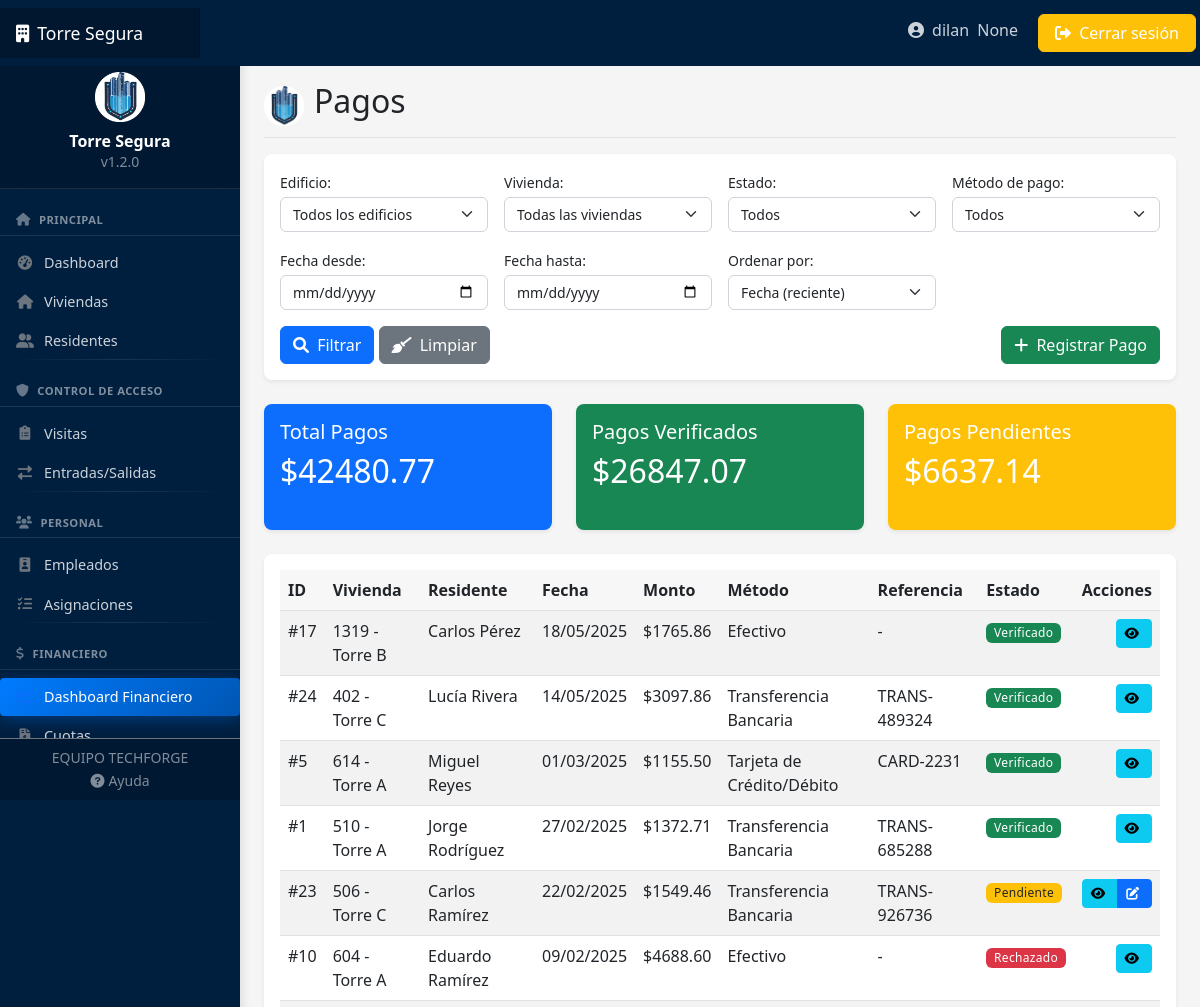
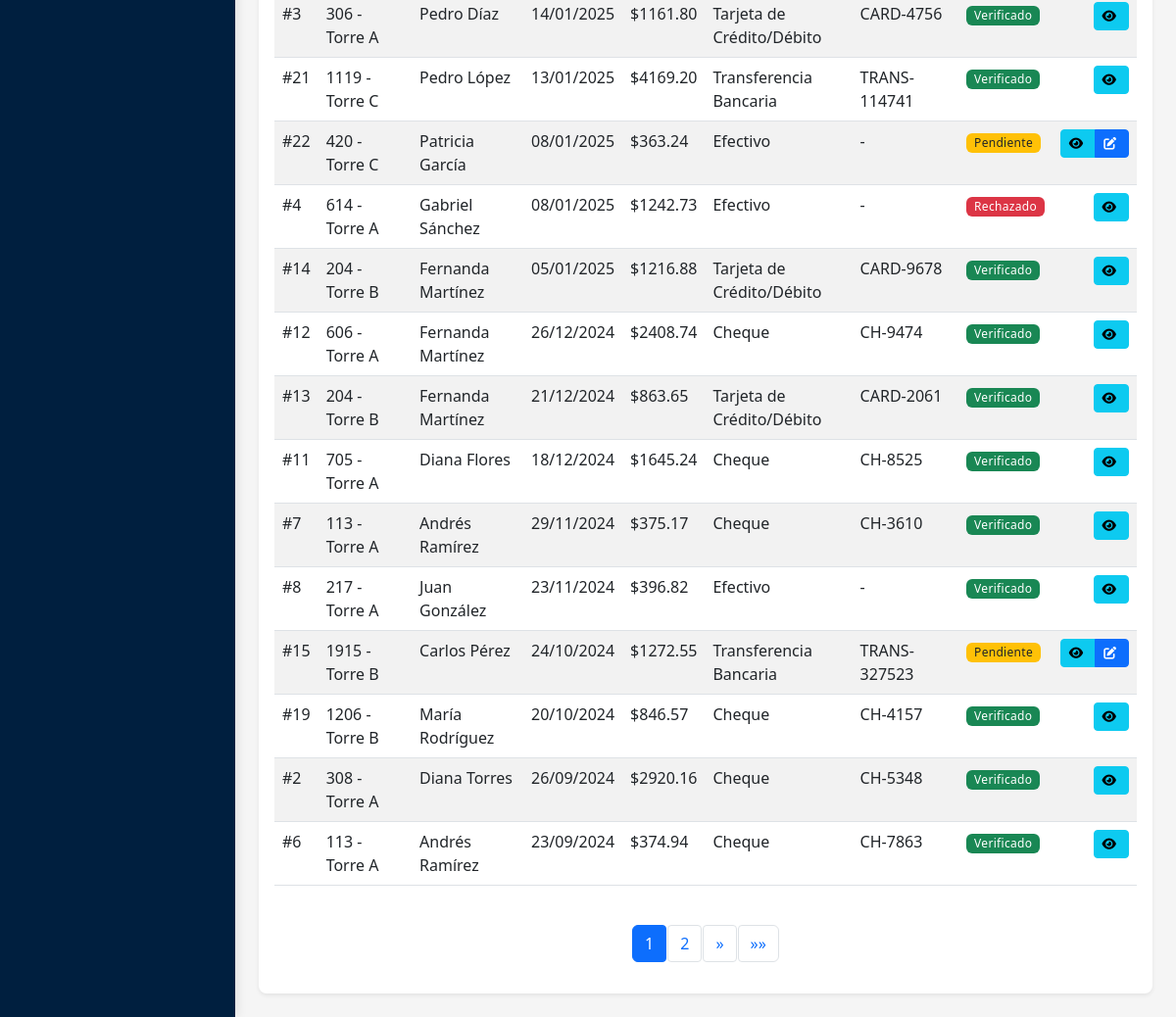
/financiero/pagos/ (signed in), run on an earlier commit of the app's database (2 pictures, top to bottom).
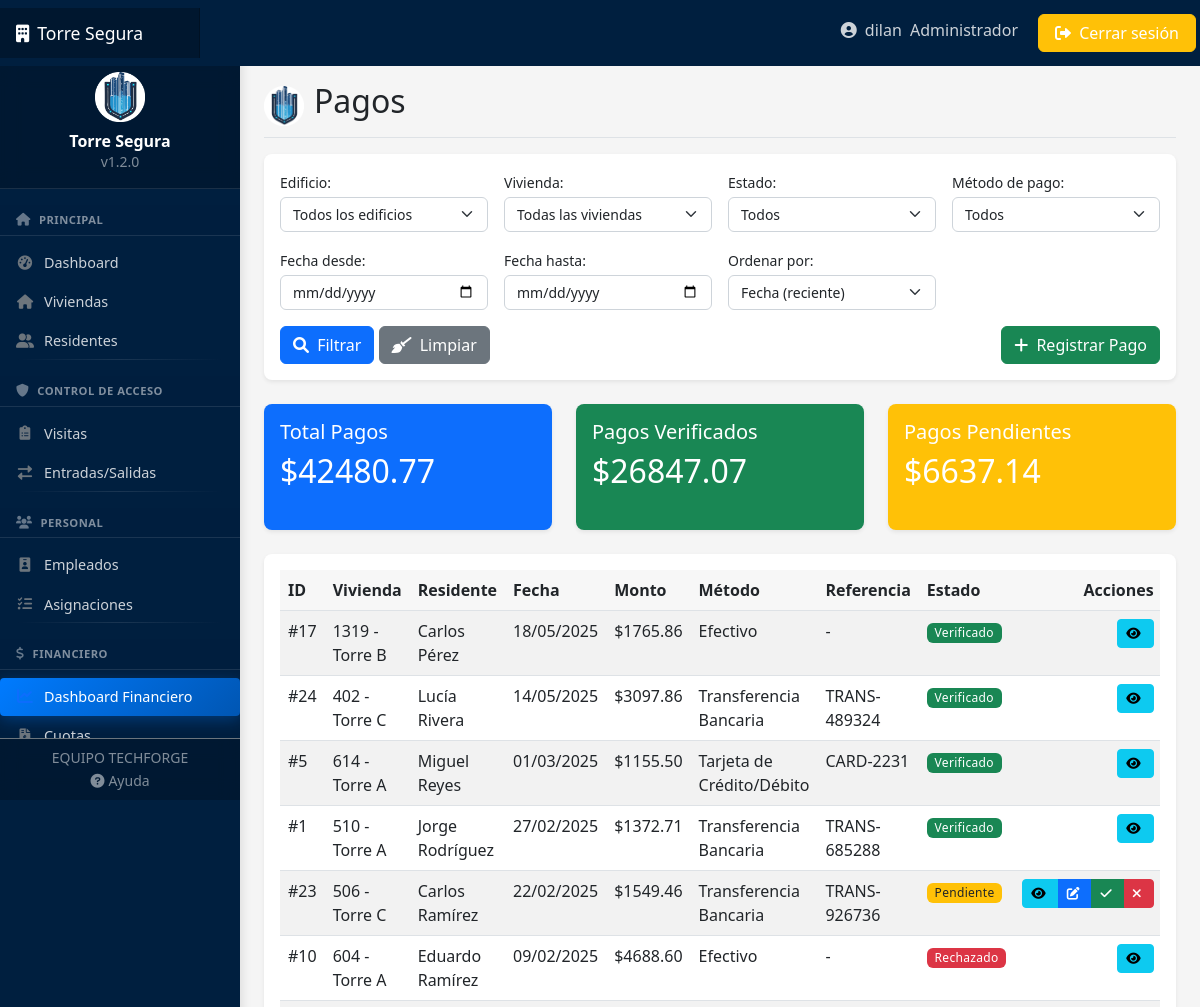
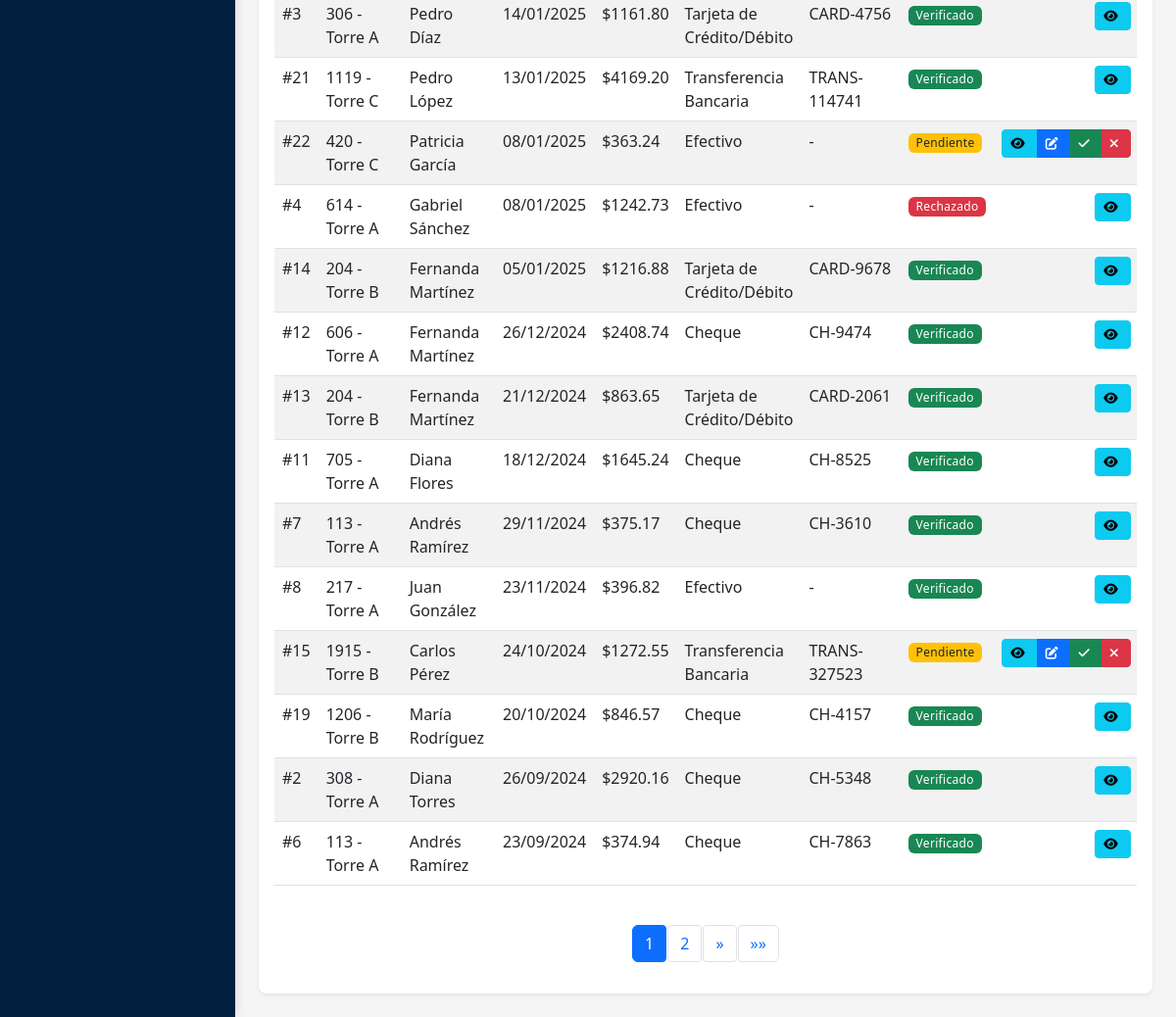
And on a later commit of the database (2 pictures, top to bottom).
### usuarios/models.py (models this page shows, shortened)
class Usuario(AbstractUser):
    TIPOS_DOCUMENTO = [
        ('DNI', 'DNI'),
        ('PASAPORTE', 'Pasaporte'),
        ('CEDULA', 'Cédula'),
    ]
    rol = models.ForeignKey(Rol, on_delete=models.SET_NULL, null=True, related_name='usuarios')
    telefono = models.CharField(max_length=15, blank=True)
    tipo_documento = models.CharField(max_length=10, choices=TIPOS_DOCUMENTO, default='DNI')
    numero_documento = models.CharField(max_length=20, blank=True)
    foto = models.ImageField(upload_to='usuarios/', blank=True, null=True)
    email_confirmado = models.BooleanField(default=False)

class Rol(models.Model):
    nombre = models.CharField(max_length=50)
    descripcion = models.TextField(blank=True)
    def __str__(self):
        return self.nombre

### financiero/models.py (models this page shows, shortened)
class Pago(models.Model):
    METODO_PAGO_CHOICES = [
        ('EFECTIVO', 'Efectivo'),
        ('TRANSFERENCIA', 'Transferencia Bancaria'),
        ('CHEQUE', 'Cheque'),
        ('TARJETA', 'Tarjeta de Crédito/Débito'),
        ('OTRO', 'Otro'),
    ]
    ESTADO_CHOICES = [
        ('PENDIENTE', 'Pendiente de verificación'),
        ('VERIFICADO', 'Verificado'),
        ('RECHAZADO', 'Rechazado'),
    ]
    vivienda = models.ForeignKey(Vivienda, on_delete=models.CASCADE, related_name='pagos')
    residente = models.ForeignKey(Residente, on_delete=models.SET_NULL, null=True, blank=True, related_name='pagos')
    monto = models.DecimalField(max_digits=10, decimal_places=2, validators=[MinValueValidator(0.01)])
    fecha_pago = models.DateField(default=timezone.now)
    metodo_pago = models.CharField(max_length=15, choices=METODO_PAGO_CHOICES)
    referencia = models.CharField(max_length=100, blank=True, help_text="Número de referencia, cheque o transacción")
    estado = models.CharField(max_length=15, choices=ESTADO_CHOICES, default='PENDIENTE')
    comprobante = models.FileField(upload_to='pagos/comprobantes/', null=True, blank=True)
    notas = models.TextField(blank=True)
    registrado_por = models.ForeignKey(Usuario, on_delete=models.SET_NULL, null=True, related_name='pagos_registrados')
    verificado_por = models.ForeignKey(Usuario, on_delete=models.SET_NULL, null=True, blank=True, related_name='pagos_verificados')
    fecha_verificacion = models.DateTimeField(null=True, blank=True)
    cuotas = models.ManyToManyField(Cuota, through='PagoCuota', related_name='pagos')
    class Meta:
        verbose_name = "Pago"
        verbose_name_plural = "Pagos"
        ordering = ['-fecha_pago', '-id']
        indexes = [
            models.Index(fields=['vivienda', 'estado']),
            models.Index(fields=['fecha_pago']),
        ]

### viviendas/models.py (models this page shows, shortened)
class Vivienda(models.Model):
    ESTADOS = [
        ('OCUPADO', 'Ocupado'),
        ('DESOCUPADO', 'Desocupado'),
        ('MANTENIMIENTO', 'En mantenimiento'),
        ('BAJA', 'Dado de baja'),
    ]
    edificio = models.ForeignKey(Edificio, on_delete=models.CASCADE, related_name='viviendas')
    numero = models.CharField(max_length=10)
    piso = models.PositiveIntegerField()
    metros_cuadrados = models.DecimalField(max_digits=6, decimal_places=2)
    habitaciones = models.PositiveIntegerField(default=1)
    baños = models.PositiveIntegerField(default=1)
    estado = models.CharField(max_length=15, choices=ESTADOS, default='DESOCUPADO')
    activo = models.BooleanField(default=True, help_text="Indica si la vivienda está activa o ha sido dada de baja")
    fecha_baja = models.DateField(null=True, blank=True, help_text="Fecha en la que se dio de baja la vivienda")
    motivo_baja = models.TextField(blank=True, null=True, help_text="Motivo por el cual se dio de baja la vivienda")

class Edificio(models.Model):
    nombre = models.CharField(max_length=100)
    direccion = models.TextField()
    pisos = models.PositiveIntegerField()
    fecha_construccion = models.DateField(blank=True, null=True)

class Residente(models.Model):
    usuario = models.OneToOneField(Usuario, on_delete=models.CASCADE, related_name='residente')
    vivienda = models.ForeignKey(Vivienda, on_delete=models.SET_NULL, null=True, related_name='residentes')
    fecha_ingreso = models.DateField(auto_now_add=True)
    vehiculos = models.PositiveIntegerField(default=0)
    activo = models.BooleanField(default=True,
        help_text="Indica si el residente actualmente vive o está relacionado con la vivienda")
    es_propietario = models.BooleanField(default=False)

### financiero/views.py (the view)
# urls.py: path('pagos/', views.PagoListView.as_view(), name='pago-list'),
class PagoListView(LoginRequiredMixin, ListView):
    model = Pago
    template_name = 'financiero/pago_list.html'
    context_object_name = 'pagos'
    paginate_by = 20
    def get_queryset(self):
        queryset = super().get_queryset()
        vivienda_id = self.request.GET.get('vivienda')
        edificio_id = self.request.GET.get('edificio')
        if vivienda_id:
            queryset = queryset.filter(vivienda_id=vivienda_id)
        elif edificio_id:
            queryset = queryset.filter(vivienda__edificio_id=edificio_id)
        estado = self.request.GET.get('estado')
        if estado:
            queryset = queryset.filter(estado=estado)
        metodo = self.request.GET.get('metodo')
        if metodo:
            queryset = queryset.filter(metodo_pago=metodo)
        fecha_desde = self.request.GET.get('fecha_desde')
        fecha_hasta = self.request.GET.get('fecha_hasta')
        if fecha_desde:
            queryset = queryset.filter(fecha_pago__gte=fecha_desde)
        if fecha_hasta:
            queryset = queryset.filter(fecha_pago__lte=fecha_hasta)
        orden = self.request.GET.get('orden', '-fecha_pago')
        queryset = queryset.order_by(orden)
        return queryset
    def get_context_data(self, **kwargs):
        context = super().get_context_data(**kwargs)
        context['edificios'] = Edificio.objects.all()
        context['viviendas'] = Vivienda.objects.filter(activo=True)
        context['estados_pago'] = Pago.ESTADO_CHOICES
        context['metodos_pago'] = Pago.METODO_PAGO_CHOICES
        context['edificio_id'] = self.request.GET.get('edificio', '')
        context['vivienda_id'] = self.request.GET.get('vivienda', '')
        context['estado'] = self.request.GET.get('estado', '')
        context['metodo'] = self.request.GET.get('metodo', '')
        context['fecha_desde'] = self.request.GET.get('fecha_desde', '')
        context['fecha_hasta'] = self.request.GET.get('fecha_hasta', '')
        context['orden'] = self.request.GET.get('orden', '-fecha_pago')
        pagos = self.object_list
        context['total_pagos'] = pagos.aggregate(
            total=Coalesce(Sum('monto', output_field=DecimalField()), Decimal('0'))
        )['total']
        context['total_verificados'] = pagos.filter(estado='VERIFICADO').aggregate(
            total=Coalesce(Sum('monto', output_field=DecimalField()), Decimal('0'))
        )['total']
        context['total_pendientes'] = pagos.filter(estado='PENDIENTE').aggregate(
            total=Coalesce(Sum('monto', output_field=DecimalField()), Decimal('0'))
        )['total']
        return context

### templates/financiero/pago_list.html (shortened to what the changed rows need)
{% extends 'base.html' %}
{% load static %}
{% block header %}Pagos{% endblock %}
{% block content %}
<div class="row mb-4">
    <div class="col-md-4">
        <div class="card text-white bg-primary h-100">
            <div class="card-body">
                <h2 class="card-text">${{ total_pagos|floatformat:2 }}</h2>
            </div>
        </div>
    </div>
    <div class="col-md-4">
        <div class="card text-white bg-success h-100">
            <div class="card-body">
                <h2 class="card-text">${{ total_verificados|floatformat:2 }}</h2>
            </div>
        </div>
    </div>
    <div class="col-md-4">
        <div class="card text-white bg-warning h-100">
            <div class="card-body">
                <h2 class="card-text">${{ total_pendientes|floatformat:2 }}</h2>
            </div>
        </div>
    </div>
</div>
<div class="card">
    <div class="card-body">
        {% if pagos %}
        <div class="table-responsive">
            <table class="table table-striped table-hover">
                <thead>
                    <tr>
                        <th>ID</th>
                        <th>Vivienda</th>
                        <th>Residente</th>
                        <th>Fecha</th>
                        <th>Monto</th>
                        <th>Método</th>
                        <th>Referencia</th>
                        <th>Estado</th>
                        <th class="text-end">Acciones</th>
                    </tr>
                </thead>
                <tbody>
                    {% for pago in pagos %}
                    <tr>
                        <td>#{{ pago.id }}</td>
                        <td>{{ pago.vivienda.numero }} - {{ pago.vivienda.edificio.nombre }}</td>
                        <td>
                            {% if pago.residente %}
                            {{ pago.residente.usuario.first_name }} {{ pago.residente.usuario.last_name }}
                            {% else %}
                            Sin residente
                            {% endif %}
                        </td>
                        <td>{{ pago.fecha_pago|date:"d/m/Y" }}</td>
                        <td>${{ pago.monto|floatformat:2 }}</td>
                        <td>{{ pago.get_metodo_pago_display }}</td>
                        <td>{{ pago.referencia|default:"-" }}</td>
                        <td>
                            {% if pago.estado == 'VERIFICADO' %}
                            <span class="badge bg-success">Verificado</span>
                            {% elif pago.estado == 'PENDIENTE' %}
                            <span class="badge bg-warning text-dark">Pendiente</span>
                            {% else %}
                            <span class="badge bg-danger">Rechazado</span>
                            {% endif %}
                        </td>
                        <td class="text-end">
                            <div class="btn-group">
                                <a href="{% url 'pago-detail' pago.id %}" class="btn btn-sm btn-info" title="Ver detalle">
                                    <i class="fas fa-eye"></i>
                                </a>
                                {% if pago.estado == 'PENDIENTE' %}
                                <a href="{% url 'pago-update' pago.id %}" class="btn btn-sm btn-primary" title="Editar">
                                    <i class="fas fa-edit"></i>
                                </a>
                                {% if user.rol.nombre == 'Administrador' %}
                                <a href="{% url 'pago-verificar' pago.id %}" class="btn btn-sm btn-success" title="Verificar">
                                    <i class="fas fa-check"></i>
                                </a>
                                <a href="{% url 'pago-rechazar' pago.id %}" class="btn btn-sm btn-danger" title="Rechazar">
                                    <i class="fas fa-times"></i>
                                </a>
                                {% endif %}
                                {% endif %}
                            </div>
                        </td>
                    </tr>
                    {% endfor %}
                </tbody>
            </table>
        </div>
        {% else %}
        <div class="alert alert-info">
            <p class="mb-0 text-center">No se encontraron pagos con los filtros aplicados</p>
        </div>
        {% endif %}
    </div>
</div>
{% endblock %}

### templates/navbar.html (shortened to what this page needs)
<header class="navbar navbar-dark sticky-top" style="background-color: #001f3f; flex-md-nowrap; p-0; shadow">
    <a class="navbar-brand col-md-3 col-lg-2 me-0 px-3 d-flex align-items-center" href="{% url 'dashboard' %}">
        <span class="d-none d-md-inline"><i class="fas fa-building me-2"></i></span>
        Torre Segura
    </a>
    <div class="navbar-nav ms-auto">
        <div class="nav-item text-nowrap d-none d-md-flex">
            <a class="nav-link p-2 mx-2" href="{% url 'perfil' %}">
                <i class="fas fa-user-circle"></i>
                <span class="ms-1 d-none d-lg-inline">{{ user.first_name|default:user.username }}</span>
                <span class="ms-1 d-none d-lg-inline">{{ user.rol|default:user.rol }}</span>
            </a>
            <a class="btn btn-warning text-white px-3 m-1" href="{% url 'logout' %}">
                <i class="fas fa-sign-out-alt"></i>
                <span class="d-none d-lg-inline">Cerrar sesión</span>
            </a>
        </div>
    </div>
</header>

What changed in the data, as far as the page shows it:
changed Usuario "dilan": rol "None" → "Administrador"; rol_id empty → 1 (drawn)
